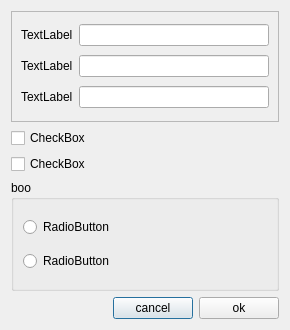
<?xml version="1.0" encoding="UTF-8"?>
<ui version="4.0">
 <class>SNCfgDialog</class>
 <widget class="QDialog" name="SNCfgDialog">
  <property name="windowModality">
   <enum>Qt::WindowModal</enum>
  </property>
  <property name="geometry">
   <rect>
    <x>0</x>
    <y>0</y>
    <width>290</width>
    <height>330</height>
   </rect>
  </property>
  <property name="windowTitle">
   <string>Dialog</string>
  </property>
  <layout class="QGridLayout" name="gridLayout_3">
   <item row="0" column="0" colspan="3">
    <widget class="QFrame" name="frmSN">
     <property name="frameShape">
      <enum>QFrame::StyledPanel</enum>
     </property>
     <property name="frameShadow">
      <enum>QFrame::Raised</enum>
     </property>
     <layout class="QGridLayout" name="gridLayout">
      <item row="0" column="0">
       <widget class="QLabel" name="lblLoc">
        <property name="text">
         <string>TextLabel</string>
        </property>
       </widget>
      </item>
      <item row="0" column="1">
       <widget class="QLineEdit" name="txiLoc"/>
      </item>
      <item row="1" column="0">
       <widget class="QLabel" name="lblLen">
        <property name="text">
         <string>TextLabel</string>
        </property>
       </widget>
      </item>
      <item row="1" column="1">
       <widget class="QLineEdit" name="txiLen"/>
      </item>
      <item row="2" column="0">
       <widget class="QLabel" name="lblVal">
        <property name="text">
         <string>TextLabel</string>
        </property>
       </widget>
      </item>
      <item row="2" column="1">
       <widget class="QLineEdit" name="txiVal"/>
      </item>
     </layout>
    </widget>
   </item>
   <item row="4" column="1">
    <widget class="QPushButton" name="pushCancel">
     <property name="text">
      <string>cancel</string>
     </property>
    </widget>
   </item>
   <item row="4" column="2">
    <widget class="QPushButton" name="pushOk">
     <property name="text">
      <string>ok</string>
     </property>
    </widget>
   </item>
   <item row="4" column="0">
    <spacer name="horizontalSpacer">
     <property name="orientation">
      <enum>Qt::Horizontal</enum>
     </property>
     <property name="sizeHint" stdset="0">
      <size>
       <width>40</width>
       <height>20</height>
      </size>
     </property>
    </spacer>
   </item>
   <item row="3" column="0" colspan="3">
    <widget class="QGroupBox" name="frmFormat">
     <property name="title">
      <string>boo</string>
     </property>
     <layout class="QVBoxLayout" name="verticalLayout">
      <item>
       <widget class="QRadioButton" name="rdbLittleEnd">
        <property name="text">
         <string>RadioButton</string>
        </property>
       </widget>
      </item>
      <item>
       <widget class="QRadioButton" name="rdbBigEnd">
        <property name="text">
         <string>RadioButton</string>
        </property>
       </widget>
      </item>
     </layout>
    </widget>
   </item>
   <item row="2" column="0" colspan="3">
    <widget class="QCheckBox" name="chkAutoInc">
     <property name="text">
      <string>CheckBox</string>
     </property>
    </widget>
   </item>
   <item row="1" column="0" colspan="3">
    <widget class="QCheckBox" name="chkMemOffset">
     <property name="text">
      <string>CheckBox</string>
     </property>
    </widget>
   </item>
  </layout>
 </widget>
 <resources/>
 <connections/>
</ui>
